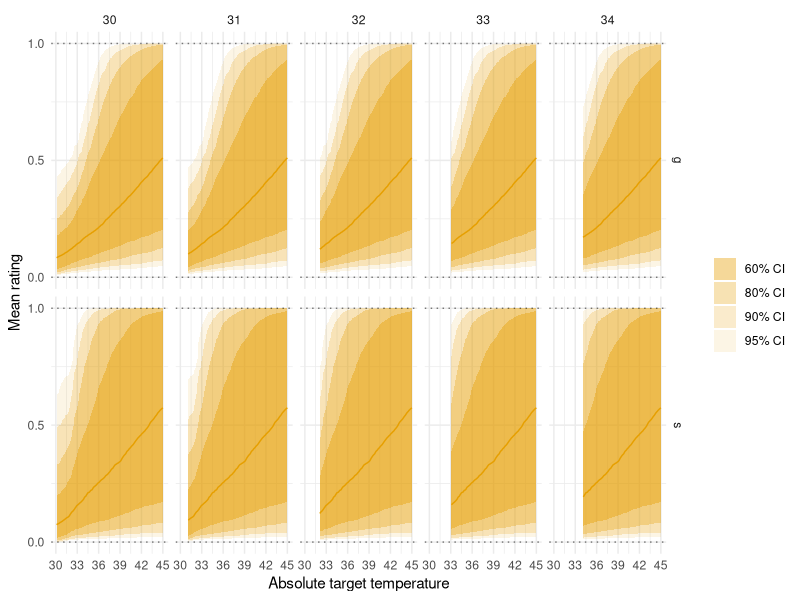
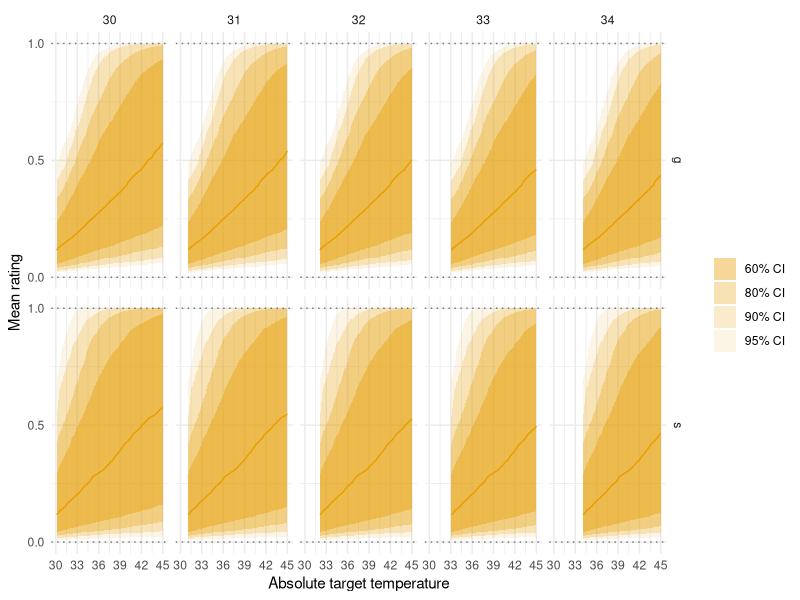
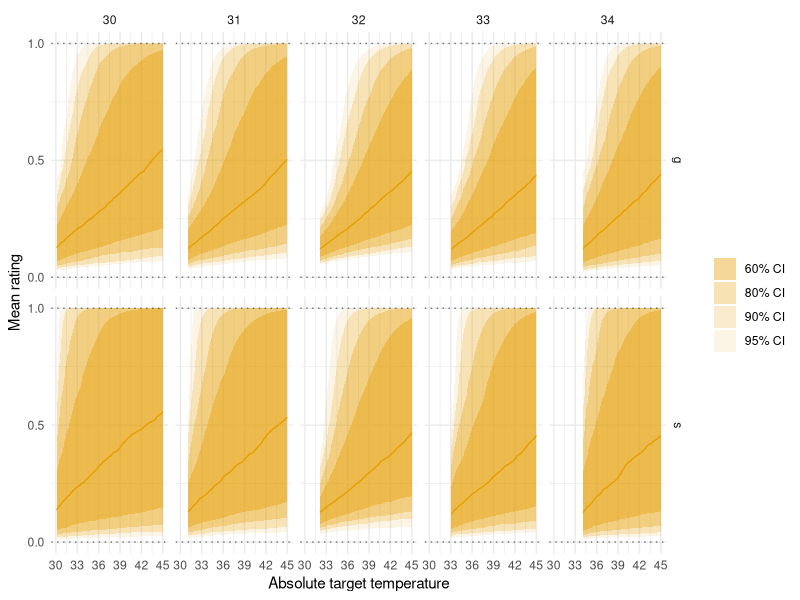
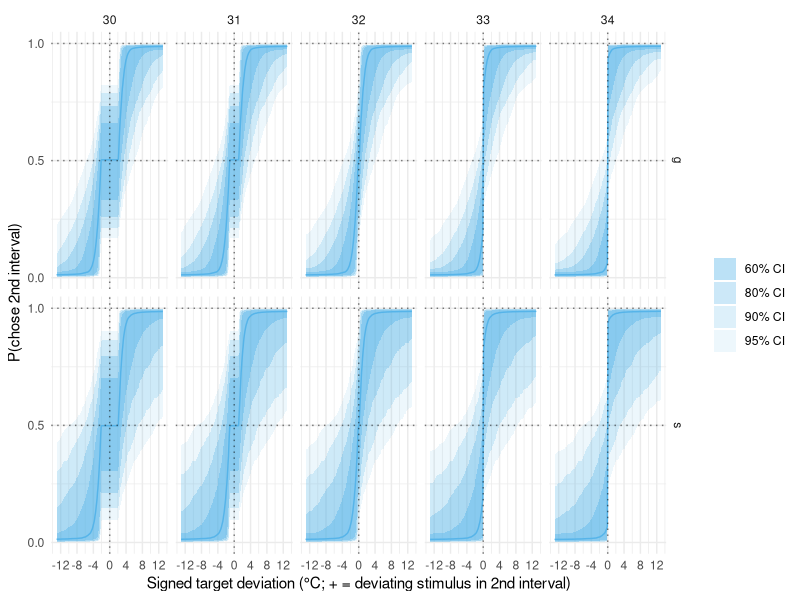
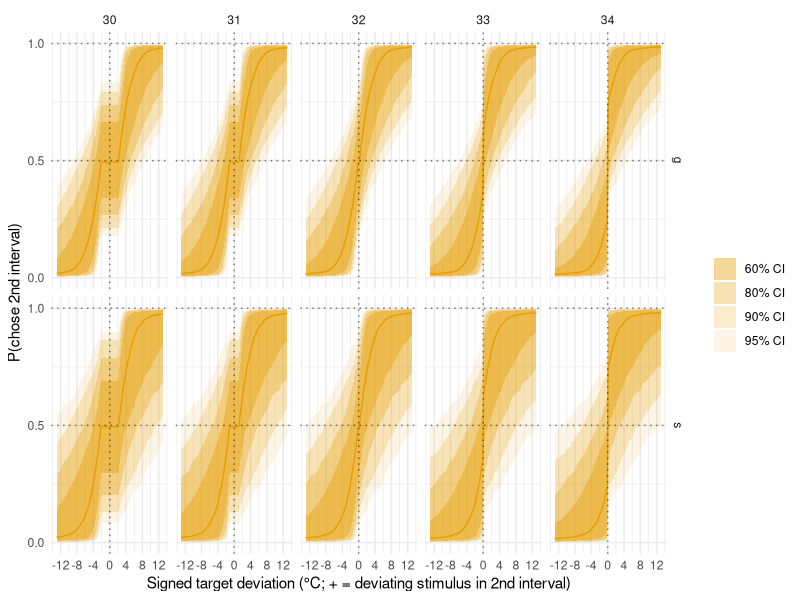
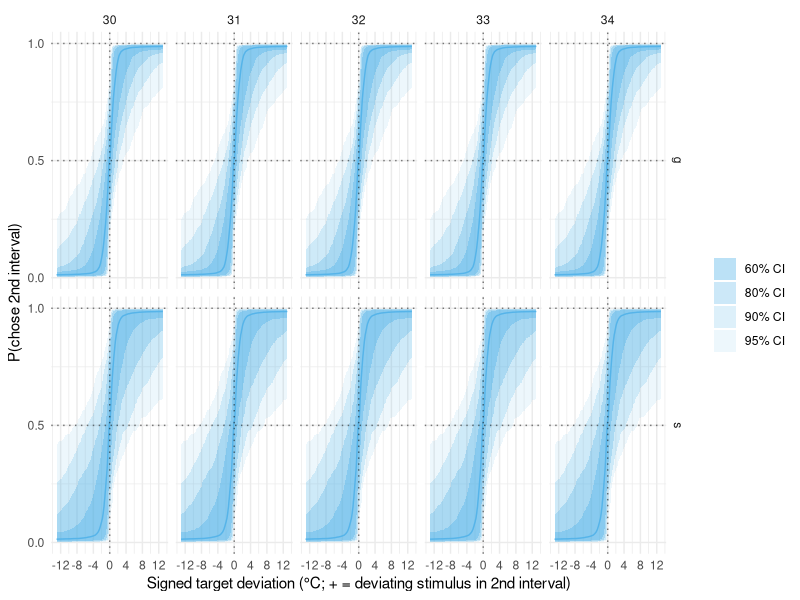
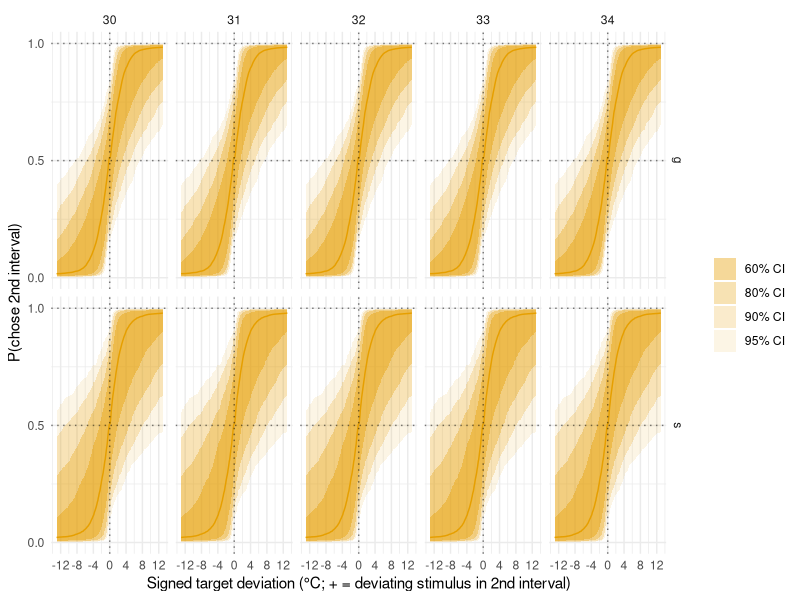
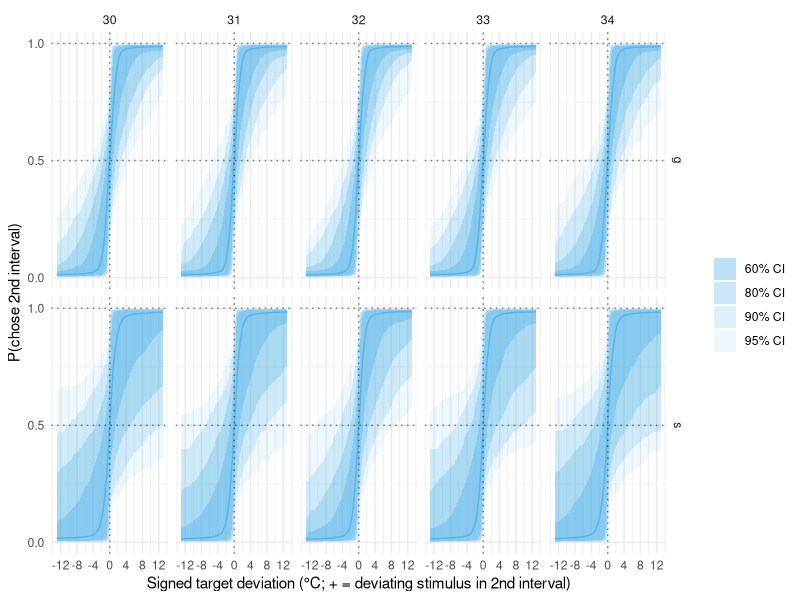

Reproduce these figures in R, in order.
#This script is used to illustrate the priors used for the different models
#Author: A.S. Courtin
#Licence: MIT
#Edited with the assistance of Claude Code (Anthropic).

library(tidyverse)

inv_logit<-function(x){
  y=1/(1+exp(-x))
  return(y)
}

M=10^3
idx=1:M
at=30:34
x=seq(30,45,.1)
grid_r<-expand.grid(x=x,idx=idx,at=at)
# Response-space axis for the discrimination models: x is the SIGNED deviation from the
# adapting temperature. |x| is the physical target deviation (target = at + |x|); the sign
# encodes which interval held the deviating stimulus (+ = 2nd interval, so interval_sign=+1).
d=seq(-13,13,.1)
grid_d<-expand.grid(x=d,idx=idx,at=at)

# Task conventions: cold (cd) blue, warm (wd) orange. Discrimination beta priors differ by task
# (matches the beta_mean/beta_sd in stan_models/discrimination_*.stan).
task_colors<-c(cd='#56B4E9',wd='#E69F00')
task_beta_prior<-list(
  cd=c(mean=0.552-30*0.0157-log(sqrt(2)),sd=sqrt(1.1^2+log(sqrt(2))^2)),
  wd=c(mean=-0.786-30*0.00239-log(sqrt(2)),sd=sqrt(0.865^2+log(sqrt(2))^2))
)

#### Discrimination - absolute coding####
for(task in names(task_colors)){
  beta_mean<-task_beta_prior[[task]][['mean']]
  beta_sd<-task_beta_prior[[task]][['sd']]

  discrimination_absolute<-
    tibble(idx=idx) %>% 
    rowwise() %>% 
    mutate(
      mu_log_xi=rnorm(1,-2,0.5),
      mu_log_beta=rnorm(1,beta_mean,beta_sd),
      mu_logit_lambda=rnorm(1,-3.85+30*0.00171,0.72),
      tau_log_xi=abs(rnorm(1,0,0.5)),
      tau_log_beta=abs(rnorm(1,0,beta_sd)),
      tau_logit_lambda=abs(rnorm(1,0,0.72)),
      xi=exp(rnorm(1,mu_log_xi,tau_log_xi)),
      beta=exp(rnorm(1,mu_log_beta,tau_log_beta)),
      lambda=inv_logit(rnorm(1,mu_logit_lambda,tau_logit_lambda))/2,
      mu_kappa=rnorm(1,0,0.5),
      tau_kappa=abs(rnorm(1,0,0.5)),
      kappa=rnorm(1,mu_kappa,tau_kappa)
    ) %>%
    ungroup() %>%
    full_join(grid_d) %>%
    mutate(
      # Evidence is zero at and below the adapting temperature and equal to the raw absolute
      # (baseline+xi anchored) reading above it - no separate detection threshold (matches
      # discrimination_absolute_coding.stan).
      interval_sign=sign(x),
      target=at+abs(x),
      cx_target_s=target-32-xi,
      absolute_reading_s=cx_target_s*inv_logit(cx_target_s*100),
      mask_gate_s=inv_logit(100*(absolute_reading_s-(at-32-xi))),
      stim_rep=absolute_reading_s*mask_gate_s,
      theta_s=lambda+(1-2*lambda)*pnorm(interval_sign*beta*stim_rep+kappa),

      cx_target_g=target-32-exp(mu_log_xi),
      absolute_reading_g=cx_target_g*inv_logit(cx_target_g*100),
      mask_gate_g=inv_logit(100*(absolute_reading_g-(at-32-exp(mu_log_xi)))),
      stim_rep_g=absolute_reading_g*mask_gate_g,
      theta_g=inv_logit(mu_logit_lambda)/2+(1-2*inv_logit(mu_logit_lambda)/2)*pnorm(interval_sign*exp(mu_log_beta)*stim_rep_g+mu_kappa)
      ) %>%
    group_by(at,x) %>% 
    summarise(
      s_lb_ci_95=quantile(theta_s,0.025),
      s_ub_ci_95=quantile(theta_s,0.975),
      s_lb_ci_90=quantile(theta_s,0.05),
      s_ub_ci_90=quantile(theta_s,0.95),
      s_lb_ci_80=quantile(theta_s,0.1),
      s_ub_ci_80=quantile(theta_s,0.9),
      s_lb_ci_60=quantile(theta_s,0.20),
      s_ub_ci_60=quantile(theta_s,0.80),
      g_lb_ci_95=quantile(theta_g,0.025),
      g_ub_ci_95=quantile(theta_g,0.975),
      g_lb_ci_90=quantile(theta_g,0.05),
      g_ub_ci_90=quantile(theta_g,0.95),
      g_lb_ci_80=quantile(theta_g,0.1),
      g_ub_ci_80=quantile(theta_g,0.9),
      g_lb_ci_60=quantile(theta_g,0.20),
      g_ub_ci_60=quantile(theta_g,0.80),
      s_med_ci_50 = quantile(theta_s, 0.5),
      g_med_ci_50 = quantile(theta_g, 0.5)
    ) %>% 
    pivot_longer(
      cols = c(matches("(s|g)_(lb|ub|med)_ci_\\d+")),
      names_to = c("level","stat","ci"),
      names_pattern = "(s|g)_(lb|ub|med)_ci?_?(\\d+)?",
      values_to = "value"
    ) %>% 
    filter(TRUE) # response space: keep the full signed deviation range

  ribbons <- discrimination_absolute %>% filter(stat %in% c("lb","ub"))%>% 
    pivot_wider(
      names_from = "stat",
      values_from = "value"
    )
  medians <- discrimination_absolute %>% filter(stat == "med")

  p <- ribbons %>%
    ggplot()+
    geom_ribbon(
      aes(x=x,ymin = lb,ymax=ub,alpha=ci),
      fill=task_colors[[task]]
    )+
    geom_line(
      data=medians,
      aes(x=x,y=value),
      color=task_colors[[task]]
    )+
    geom_hline(
      aes(yintercept = .5),
      linetype='dotted',
      alpha=.5
    )+
    geom_hline(
      aes(yintercept = 1),
      linetype='dotted',
      alpha=.5
    )+
    geom_vline(aes(xintercept=0),linetype='dotted',alpha=.5)+
    scale_alpha_manual(labels=c('60% CI','80% CI','90% CI','95% CI'),values=c(.4,.3,.2,.1))+
    scale_x_continuous(breaks=seq(-12,12,4))+
    scale_y_continuous(breaks=c(0,.5,1))+
    labs(
      alpha='',
      x='Signed target deviation (°C; + = deviating stimulus in 2nd interval)',
      y='P(chose 2nd interval)'
    )+
    theme_minimal()+
    facet_grid(rows=vars(level),cols=vars(at))

  ggsave(paste0('figures/d_a_ppp_',task,'.png'),plot=p,units = 'cm',width = 18,height = 10)
}

#### Discrimination - relative coding####
for(task in names(task_colors)){
  beta_mean<-task_beta_prior[[task]][['mean']]
  beta_sd<-task_beta_prior[[task]][['sd']]

  discrimination_relative<-
    tibble(idx=idx) %>% 
    rowwise() %>% 
    mutate(
      mu_log_xi=rnorm(1,-2,0.5),
      mu_log_beta=rnorm(1,beta_mean,beta_sd),
      mu_logit_lambda=rnorm(1,-3.85+30*0.00171,0.72),
      tau_log_xi=abs(rnorm(1,0,0.5)),
      tau_log_beta=abs(rnorm(1,0,beta_sd)),
      tau_logit_lambda=abs(rnorm(1,0,0.72)),
      xi=exp(rnorm(1,mu_log_xi,tau_log_xi)),
      beta=exp(rnorm(1,mu_log_beta,tau_log_beta)),
      lambda=inv_logit(rnorm(1,mu_logit_lambda,tau_logit_lambda))/2,
      mu_kappa=rnorm(1,0,0.5),
      tau_kappa=abs(rnorm(1,0,0.5)),
      kappa=rnorm(1,mu_kappa,tau_kappa)
    ) %>%
    ungroup() %>%
    full_join(grid_d) %>%
    mutate(
      # Evidence is the soft-rectified deviation from the adapting temperature beyond the
      # hard threshold xi, i.e. the silent range (matches discrimination_relative_coding.stan).
      interval_sign=sign(x),
      cx_s=abs(x)-xi,
      stim_rep=cx_s*inv_logit(cx_s*100),
      theta_s=lambda+(1-2*lambda)*pnorm(interval_sign*beta*stim_rep+kappa),

      cx_g=abs(x)-exp(mu_log_xi),
      stim_rep_g=cx_g*inv_logit(cx_g*100),
      theta_g=inv_logit(mu_logit_lambda)/2+(1-2*inv_logit(mu_logit_lambda)/2)*pnorm(interval_sign*exp(mu_log_beta)*stim_rep_g+mu_kappa)
    ) %>%
    group_by(at,x) %>% 
    summarise(
      s_lb_ci_95=quantile(theta_s,0.025),
      s_ub_ci_95=quantile(theta_s,0.975),
      s_lb_ci_90=quantile(theta_s,0.05),
      s_ub_ci_90=quantile(theta_s,0.95),
      s_lb_ci_80=quantile(theta_s,0.1),
      s_ub_ci_80=quantile(theta_s,0.9),
      s_lb_ci_60=quantile(theta_s,0.20),
      s_ub_ci_60=quantile(theta_s,0.80),
      g_lb_ci_95=quantile(theta_g,0.025),
      g_ub_ci_95=quantile(theta_g,0.975),
      g_lb_ci_90=quantile(theta_g,0.05),
      g_ub_ci_90=quantile(theta_g,0.95),
      g_lb_ci_80=quantile(theta_g,0.1),
      g_ub_ci_80=quantile(theta_g,0.9),
      g_lb_ci_60=quantile(theta_g,0.20),
      g_ub_ci_60=quantile(theta_g,0.80),
      s_med_ci_50 = quantile(theta_s, 0.5),
      g_med_ci_50 = quantile(theta_g, 0.5)
    ) %>% 
    pivot_longer(
      cols = c(matches("(s|g)_(lb|ub|med)_ci_\\d+")),
      names_to = c("level","stat","ci"),
      names_pattern = "(s|g)_(lb|ub|med)_ci?_?(\\d+)?",
      values_to = "value"
    )%>% 
    filter(TRUE) # response space: keep the full signed deviation range

  ribbons <- discrimination_relative %>% filter(stat %in% c("lb","ub"))%>% 
    pivot_wider(
      names_from = "stat",
      values_from = "value"
    )
  medians <- discrimination_relative %>% filter(stat == "med")

  p <- ribbons %>%
    ggplot()+
    geom_ribbon(
      aes(x=x,ymin = lb,ymax=ub,alpha=ci),
      fill=task_colors[[task]]
    )+
    geom_line(
      data=medians,
      aes(x=x,y=value),
      color=task_colors[[task]]
    )+
    geom_hline(
      aes(yintercept = .5),
      linetype='dotted',
      alpha=.5
    )+
    geom_hline(
      aes(yintercept = 1),
      linetype='dotted',
      alpha=.5
    )+
    geom_vline(aes(xintercept=0),linetype='dotted',alpha=.5)+
    scale_alpha_manual(labels=c('60% CI','80% CI','90% CI','95% CI'),values=c(.4,.3,.2,.1))+
    scale_x_continuous(breaks=seq(-12,12,4))+
    scale_y_continuous(breaks=c(0,.5,1))+
    labs(
      alpha='',
      x='Signed target deviation (°C; + = deviating stimulus in 2nd interval)',
      y='P(chose 2nd interval)'
    )+
    theme_minimal()+
    facet_grid(rows=vars(level),cols=vars(at))

  ggsave(paste0('figures/d_r_ppp_',task,'.png'),plot=p,units = 'cm',width = 18,height = 10)
}

#### Discrimination - non-mechanistic####
for(task in names(task_colors)){
  beta_mean<-task_beta_prior[[task]][['mean']]
  beta_sd<-task_beta_prior[[task]][['sd']]

  discrimination_non_mechanistic<-
    tibble(idx=idx) %>% 
    rowwise() %>% 
    mutate(
      # Xi profile: mu1 is the level at condition 3 (AT=baseline), mu2/mu3 the independent outward
      # steps toward conditions 4/5, mu4/mu5 the outward steps toward conditions 2/1 (matches
      # discrimination_non_mechanistic.stan).
      mu1=rnorm(1,-2,0.5),
      mu2=rnorm(1,0,0.5),mu3=rnorm(1,0,0.5),mu4=rnorm(1,0,0.5),mu5=rnorm(1,0,0.5),
      # Beta profile: same chained construction, mu6 the condition-3 level
      mu6=rnorm(1,beta_mean,beta_sd),
      mu7=rnorm(1,0,0.5),mu8=rnorm(1,0,0.5),mu9=rnorm(1,0,0.5),mu10=rnorm(1,0,0.5),
      mu_logit_lambda=rnorm(1,-3.85+30*0.00171,0.72),
      mu_kappa=rnorm(1,0,0.5),
      # participant-level SDs, one per mu entry (tau ~ half-normal(0,1))
      tau1=abs(rnorm(1,0,0.5)),tau2=abs(rnorm(1,0,0.5)),tau3=abs(rnorm(1,0,0.5)),tau4=abs(rnorm(1,0,0.5)),tau5=abs(rnorm(1,0,0.5)),
      tau6=abs(rnorm(1,0,beta_sd)),tau7=abs(rnorm(1,0,beta_sd)),tau8=abs(rnorm(1,0,beta_sd)),tau9=abs(rnorm(1,0,beta_sd)),tau10=abs(rnorm(1,0,beta_sd)),
      tau_logit_lambda=abs(rnorm(1,0,0.72)),
      tau_kappa=abs(rnorm(1,0,0.5)),
      # group-level chained profiles (log scale of xi/beta)
      f_x3_g=mu1, f_x4_g=f_x3_g+mu2, f_x5_g=f_x4_g+mu3, f_x2_g=f_x3_g+mu4, f_x1_g=f_x2_g+mu5,
      f_b3_g=mu6, f_b4_g=f_b3_g+mu7, f_b5_g=f_b4_g+mu8, f_b2_g=f_b3_g+mu9, f_b1_g=f_b2_g+mu10,
      # one participant's chained draw (independent noise per step, ignoring cross-parameter correlation)
      f_x3_s=mu1+rnorm(1,0,tau1), f_x4_s=f_x3_s+mu2+rnorm(1,0,tau2), f_x5_s=f_x4_s+mu3+rnorm(1,0,tau3),
      f_x2_s=f_x3_s+mu4+rnorm(1,0,tau4), f_x1_s=f_x2_s+mu5+rnorm(1,0,tau5),
      f_b3_s=mu6+rnorm(1,0,tau6), f_b4_s=f_b3_s+mu7+rnorm(1,0,tau7), f_b5_s=f_b4_s+mu8+rnorm(1,0,tau8),
      f_b2_s=f_b3_s+mu9+rnorm(1,0,tau9), f_b1_s=f_b2_s+mu10+rnorm(1,0,tau10),
      lambda=inv_logit(rnorm(1,mu_logit_lambda,tau_logit_lambda))/2,
      kappa=rnorm(1,mu_kappa,tau_kappa)
    ) %>%
    ungroup() %>%
    full_join(grid_d) %>%
    mutate(
      c=at-29,
      log_xi_s=case_when(c==1~f_x1_s,c==2~f_x2_s,c==3~f_x3_s,c==4~f_x4_s,c==5~f_x5_s),
      log_beta_s =case_when(c==1~f_b1_s,c==2~f_b2_s,c==3~f_b3_s,c==4~f_b4_s,c==5~f_b5_s),
      log_xi_g=case_when(c==1~f_x1_g,c==2~f_x2_g,c==3~f_x3_g,c==4~f_x4_g,c==5~f_x5_g),
      log_beta_g =case_when(c==1~f_b1_g,c==2~f_b2_g,c==3~f_b3_g,c==4~f_b4_g,c==5~f_b5_g),

      interval_sign=sign(x),
      xi=exp(log_xi_s),
      beta=exp(log_beta_s),
      cx_s=abs(x)-xi,
      stim_rep=cx_s*inv_logit(cx_s*100),
      theta_s=lambda+(1-2*lambda)*pnorm(interval_sign*beta*stim_rep+kappa),

      xi_g=exp(log_xi_g),
      beta_g=exp(log_beta_g),
      cx_g=abs(x)-xi_g,
      stim_rep_g=cx_g*inv_logit(cx_g*100),
      theta_g=inv_logit(mu_logit_lambda)/2+(1-2*inv_logit(mu_logit_lambda)/2)*pnorm(interval_sign*beta_g*stim_rep_g+mu_kappa)
    ) %>%
    group_by(at,x) %>% 
    summarise(
      s_lb_ci_95=quantile(theta_s,0.025),
      s_ub_ci_95=quantile(theta_s,0.975),
      s_lb_ci_90=quantile(theta_s,0.05),
      s_ub_ci_90=quantile(theta_s,0.95),
      s_lb_ci_80=quantile(theta_s,0.1),
      s_ub_ci_80=quantile(theta_s,0.9),
      s_lb_ci_60=quantile(theta_s,0.20),
      s_ub_ci_60=quantile(theta_s,0.80),
      g_lb_ci_95=quantile(theta_g,0.025),
      g_ub_ci_95=quantile(theta_g,0.975),
      g_lb_ci_90=quantile(theta_g,0.05),
      g_ub_ci_90=quantile(theta_g,0.95),
      g_lb_ci_80=quantile(theta_g,0.1),
      g_ub_ci_80=quantile(theta_g,0.9),
      g_lb_ci_60=quantile(theta_g,0.20),
      g_ub_ci_60=quantile(theta_g,0.80),    
      s_med_ci_50 = quantile(theta_s, 0.5),
      g_med_ci_50 = quantile(theta_g, 0.5)
    ) %>% 
    pivot_longer(
      cols = c(matches("(s|g)_(lb|ub|med)_ci_\\d+")),
      names_to = c("level","stat","ci"),
      names_pattern = "(s|g)_(lb|ub|med)_ci?_?(\\d+)?",
      values_to = "value"
    ) %>% 
    filter(TRUE) # response space: keep the full signed deviation range

  ribbons <- discrimination_non_mechanistic %>% filter(stat %in% c("lb","ub"))%>% 
    pivot_wider(
      names_from = "stat",
      values_from = "value"
    )
  medians <- discrimination_non_mechanistic %>% filter(stat == "med")

  p <- ribbons %>%
    ggplot()+
    geom_ribbon(
      aes(x=x,ymin = lb,ymax=ub,alpha=ci),
      fill=task_colors[[task]]
    )+
    geom_line(
      data=medians,
      aes(x=x,y=value),
      color=task_colors[[task]]
    )+
    geom_hline(
      aes(yintercept = .5),
      linetype='dotted',
      alpha=.5
    )+
    geom_hline(
      aes(yintercept = 1),
      linetype='dotted',
      alpha=.5
    )+
    geom_vline(aes(xintercept=0),linetype='dotted',alpha=.5)+
    scale_alpha_manual(labels=c('60% CI','80% CI','90% CI','95% CI'),values=c(.4,.3,.2,.1))+
    scale_x_continuous(breaks=seq(-12,12,4))+
    scale_y_continuous(breaks=c(0,.5,1))+
    labs(
      alpha='',
      x='Signed target deviation (°C; + = deviating stimulus in 2nd interval)',
      y='P(chose 2nd interval)'
    )+
    theme_minimal()+
    facet_grid(rows=vars(level),cols=vars(at))

  ggsave(paste0('figures/d_n_ppp_',task,'.png'),plot=p,units = 'cm',width = 18,height = 10)
}

#### Rating - absolute coding####
rating_absolute<-
  tibble(idx=idx) %>% 
  rowwise() %>% 
  mutate(
    mu_intercept=rnorm(1,-2,1),
    mu_log_slope=rnorm(1,-2,1),
    tau_intercept=abs(rnorm(1,0,1)),
    tau_log_slope=abs(rnorm(1,0,1)),
    intercept=rnorm(1,mu_intercept,tau_intercept),
    slope=exp(rnorm(1,mu_log_slope,tau_log_slope))
  ) %>%
  ungroup() %>%
  full_join(grid_r) %>%
  mutate(
    cx=(x-32),
    lr=intercept+slope*cx,
    theta_s=inv_logit(lr),
    lr_g=mu_intercept+exp(mu_log_slope)*cx,
    theta_g=inv_logit(lr_g)
  ) %>% 
  group_by(at,x) %>% 
  summarise(
    s_lb_ci_95=quantile(theta_s,0.025),
    s_ub_ci_95=quantile(theta_s,0.975),
    s_lb_ci_90=quantile(theta_s,0.05),
    s_ub_ci_90=quantile(theta_s,0.95),
    s_lb_ci_80=quantile(theta_s,0.1),
    s_ub_ci_80=quantile(theta_s,0.9),
    s_lb_ci_60=quantile(theta_s,0.20),
    s_ub_ci_60=quantile(theta_s,0.80),
    g_lb_ci_95=quantile(theta_g,0.025),
    g_ub_ci_95=quantile(theta_g,0.975),
    g_lb_ci_90=quantile(theta_g,0.05),
    g_ub_ci_90=quantile(theta_g,0.95),
    g_lb_ci_80=quantile(theta_g,0.1),
    g_ub_ci_80=quantile(theta_g,0.9),
    g_lb_ci_60=quantile(theta_g,0.20),
    g_ub_ci_60=quantile(theta_g,0.80),    
    s_med_ci_50 = quantile(theta_s, 0.5),
    g_med_ci_50 = quantile(theta_g, 0.5)
  ) %>% 
  pivot_longer(
    cols = c(matches("(s|g)_(lb|ub|med)_ci_\\d+")),
    names_to = c("level","stat","ci"),
    names_pattern = "(s|g)_(lb|ub|med)_ci?_?(\\d+)?",
    values_to = "value"
  ) %>% 
  filter(x>at)

ribbons <- rating_absolute %>% filter(stat %in% c("lb","ub"))%>% 
  pivot_wider(
    names_from = "stat",
    values_from = "value"
  )
medians <- rating_absolute %>% filter(stat == "med")

ribbons %>% 
  ggplot()+
  geom_ribbon(
    aes(x=x,ymin = lb,ymax=ub,alpha=ci),
    fill='#E69F00'
  )+
  geom_line(
    data=medians,
    aes(x=x,y=value),
    color='#E69F00'
  )+
  geom_hline(
    aes(yintercept = 0),
    linetype='dotted',
    alpha=.5
  )+
  geom_hline(
    aes(yintercept = 1),
    linetype='dotted',
    alpha=.5
  )+
  scale_alpha_manual(labels=c('60% CI','80% CI','90% CI','95% CI'),values=c(.4,.3,.2,.1))+
  scale_x_continuous(breaks=seq(30,45,3))+
  scale_y_continuous(breaks=c(0,.5,1))+
  labs(
    alpha='',
    x='Absolute target temperature',
    y='Mean rating'
  )+
  theme_minimal()+
  facet_grid(rows=vars(level),cols=vars(at))

ggsave('figures/r_a_ppp.png',units = 'cm',width = 18,height = 10)

#### Rating - relative coding####
rating_relative<-
  tibble(idx=idx) %>% 
  rowwise() %>% 
  mutate(
    mu_intercept=rnorm(1,-2,1),
    mu_log_slope=rnorm(1,-2,1),
    tau_intercept=abs(rnorm(1,0,1)),
    tau_log_slope=abs(rnorm(1,0,1)),
    intercept=rnorm(1,mu_intercept,tau_intercept),
    slope=exp(rnorm(1,mu_log_slope,tau_log_slope))
  ) %>%
  ungroup() %>%
  full_join(grid_r) %>%
  mutate(
    cx=(x-at),
    lr=intercept+slope*cx,
    theta_s=inv_logit(lr),
    
    lr_g=mu_intercept+exp(mu_log_slope)*cx,
    theta_g=inv_logit(lr_g)
  ) %>% 
  group_by(at,x) %>% 
  summarise(
    s_lb_ci_95=quantile(theta_s,0.025),
    s_ub_ci_95=quantile(theta_s,0.975),
    s_lb_ci_90=quantile(theta_s,0.05),
    s_ub_ci_90=quantile(theta_s,0.95),
    s_lb_ci_80=quantile(theta_s,0.1),
    s_ub_ci_80=quantile(theta_s,0.9),
    s_lb_ci_60=quantile(theta_s,0.20),
    s_ub_ci_60=quantile(theta_s,0.80),
    g_lb_ci_95=quantile(theta_g,0.025),
    g_ub_ci_95=quantile(theta_g,0.975),
    g_lb_ci_90=quantile(theta_g,0.05),
    g_ub_ci_90=quantile(theta_g,0.95),
    g_lb_ci_80=quantile(theta_g,0.1),
    g_ub_ci_80=quantile(theta_g,0.9),
    g_lb_ci_60=quantile(theta_g,0.20),
    g_ub_ci_60=quantile(theta_g,0.80),    
    s_med_ci_50 = quantile(theta_s, 0.5),
    g_med_ci_50 = quantile(theta_g, 0.5)
  ) %>% 
  pivot_longer(
    cols = c(matches("(s|g)_(lb|ub|med)_ci_\\d+")),
    names_to = c("level","stat","ci"),
    names_pattern = "(s|g)_(lb|ub|med)_ci?_?(\\d+)?",
    values_to = "value"
  ) %>% 
  filter(x>at)

ribbons <- rating_relative %>% filter(stat %in% c("lb","ub"))%>% 
  pivot_wider(
    names_from = "stat",
    values_from = "value"
  )
medians <- rating_relative %>% filter(stat == "med")

ribbons %>%
  ggplot()+
  geom_ribbon(
    aes(x=x,ymin = lb,ymax=ub,alpha=ci),
    fill='#E69F00'
  )+
  geom_line(
    data=medians,
    aes(x=x,y=value),
    color='#E69F00'
  )+
  geom_hline(
    aes(yintercept = 0),
    linetype='dotted',
    alpha=.5
  )+
  geom_hline(
    aes(yintercept = 1),
    linetype='dotted',
    alpha=.5
  )+
  scale_alpha_manual(labels=c('60% CI','80% CI','90% CI','95% CI'),values=c(.4,.3,.2,.1))+
  scale_x_continuous(breaks=seq(30,45,3))+
  scale_y_continuous(breaks=c(0,.5,1))+
  labs(
    alpha='',
    x='Absolute target temperature',
    y='Mean rating'
  )+
  theme_minimal()+
  facet_grid(rows=vars(level),cols=vars(at))

ggsave('figures/r_r_ppp.png',units = 'cm',width = 18,height = 10)

#### Rating - non-mechanistic ####
rating_non_mechanistic<-
  tibble(idx=idx) %>% 
  rowwise() %>% 
  mutate(
    # Intercept profile: mu1 is the level at condition 3 (AT=baseline), mu2/mu3 the independent outward
    # steps toward conditions 4/5, mu4/mu5 the outward steps toward conditions 2/1 (matches
    # rating_non_mechanistic.stan).
    mu1=rnorm(1,-2,0.5),
    mu2=rnorm(1,0,0.5),mu3=rnorm(1,0,0.5),mu4=rnorm(1,0,0.5),mu5=rnorm(1,0,0.5),
    # Slope profile: same chained construction, mu6 the condition-3 (log-scale) level
    mu6=rnorm(1,-2,1),
    mu7=rnorm(1,0,0.5),mu8=rnorm(1,0,0.5),mu9=rnorm(1,0,0.5),mu10=rnorm(1,0,0.5),
    tau1=abs(rnorm(1,0,0.5)),tau2=abs(rnorm(1,0,0.5)),tau3=abs(rnorm(1,0,0.5)),tau4=abs(rnorm(1,0,0.5)),tau5=abs(rnorm(1,0,0.5)),
    tau6=abs(rnorm(1)),tau7=abs(rnorm(1)),tau8=abs(rnorm(1)),tau9=abs(rnorm(1)),tau10=abs(rnorm(1)),
    # group-level chained profiles
    f_i3_g=mu1, f_i4_g=f_i3_g+mu2, f_i5_g=f_i4_g+mu3, f_i2_g=f_i3_g+mu4, f_i1_g=f_i2_g+mu5,
    f_s3_g=mu6, f_s4_g=f_s3_g+mu7, f_s5_g=f_s4_g+mu8, f_s2_g=f_s3_g+mu9, f_s1_g=f_s2_g+mu10,
    # one participant's chained draw (independent noise per step, ignoring cross-parameter correlation)
    f_i3_s=mu1+rnorm(1,0,tau1), f_i4_s=f_i3_s+mu2+rnorm(1,0,tau2), f_i5_s=f_i4_s+mu3+rnorm(1,0,tau3),
    f_i2_s=f_i3_s+mu4+rnorm(1,0,tau4), f_i1_s=f_i2_s+mu5+rnorm(1,0,tau5),
    f_s3_s=mu6+rnorm(1,0,tau6), f_s4_s=f_s3_s+mu7+rnorm(1,0,tau7), f_s5_s=f_s4_s+mu8+rnorm(1,0,tau8),
    f_s2_s=f_s3_s+mu9+rnorm(1,0,tau9), f_s1_s=f_s2_s+mu10+rnorm(1,0,tau10)
  ) %>%
  ungroup() %>%
  full_join(grid_r) %>%
  mutate(
    c=at-29,
    intercept=case_when(c==1~f_i1_s,c==2~f_i2_s,c==3~f_i3_s,c==4~f_i4_s,c==5~f_i5_s),
    log_slope=case_when(c==1~f_s1_s,c==2~f_s2_s,c==3~f_s3_s,c==4~f_s4_s,c==5~f_s5_s),
    intercept_g=case_when(c==1~f_i1_g,c==2~f_i2_g,c==3~f_i3_g,c==4~f_i4_g,c==5~f_i5_g),
    log_slope_g=case_when(c==1~f_s1_g,c==2~f_s2_g,c==3~f_s3_g,c==4~f_s4_g,c==5~f_s5_g),

    slope=exp(log_slope),
    slope_g=exp(log_slope_g),

    cx=x-at,
    lr=intercept+slope*cx,
    theta_s=inv_logit(lr),

    lr_g=intercept_g+slope_g*cx,
    theta_g=inv_logit(lr_g)
  ) %>%
  group_by(at,x) %>% 
  summarise(
    s_lb_ci_95=quantile(theta_s,0.025),
    s_ub_ci_95=quantile(theta_s,0.975),
    s_lb_ci_90=quantile(theta_s,0.05),
    s_ub_ci_90=quantile(theta_s,0.95),
    s_lb_ci_80=quantile(theta_s,0.1),
    s_ub_ci_80=quantile(theta_s,0.9),
    s_lb_ci_60=quantile(theta_s,0.20),
    s_ub_ci_60=quantile(theta_s,0.80),
    g_lb_ci_95=quantile(theta_g,0.025),
    g_ub_ci_95=quantile(theta_g,0.975),
    g_lb_ci_90=quantile(theta_g,0.05),
    g_ub_ci_90=quantile(theta_g,0.95),
    g_lb_ci_80=quantile(theta_g,0.1),
    g_ub_ci_80=quantile(theta_g,0.9),
    g_lb_ci_60=quantile(theta_g,0.20),
    g_ub_ci_60=quantile(theta_g,0.80),    
    s_med_ci_50 = quantile(theta_s, 0.5),
    g_med_ci_50 = quantile(theta_g, 0.5)
  ) %>% 
  pivot_longer(
    cols = c(matches("(s|g)_(lb|ub|med)_ci_\\d+")),
    names_to = c("level","stat","ci"),
    names_pattern = "(s|g)_(lb|ub|med)_ci?_?(\\d+)?",
    values_to = "value"
  ) %>% 
  filter(x>at)

ribbons <- rating_non_mechanistic %>% filter(stat %in% c("lb","ub"))%>% 
  pivot_wider(
    names_from = "stat",
    values_from = "value"
  )
medians <- rating_non_mechanistic %>% filter(stat == "med")

ribbons%>% 
  ggplot()+
  geom_ribbon(
    aes(x=x,ymin = lb,ymax=ub,alpha=ci),
    fill='#E69F00'
  )+
  geom_line(
    data=medians,
    aes(x=x,y=value),
    color='#E69F00'
  )+
  geom_hline(
    aes(yintercept = 0),
    linetype='dotted',
    alpha=.5
  )+
  geom_hline(
    aes(yintercept = 1),
    linetype='dotted',
    alpha=.5
  )+
  scale_alpha_manual(labels=c('60% CI','80% CI','90% CI','95% CI'),values=c(.4,.3,.2,.1))+
  scale_x_continuous(breaks=seq(30,45,3))+
  scale_y_continuous(breaks=c(0,.5,1))+
  labs(
    alpha='',
    x='Absolute target temperature',
    y='Mean rating'
  )+
  theme_minimal()+
  facet_grid(rows=vars(level),cols=vars(at))

ggsave('figures/r_n_ppp.png',units = 'cm',width = 18,height = 10)
